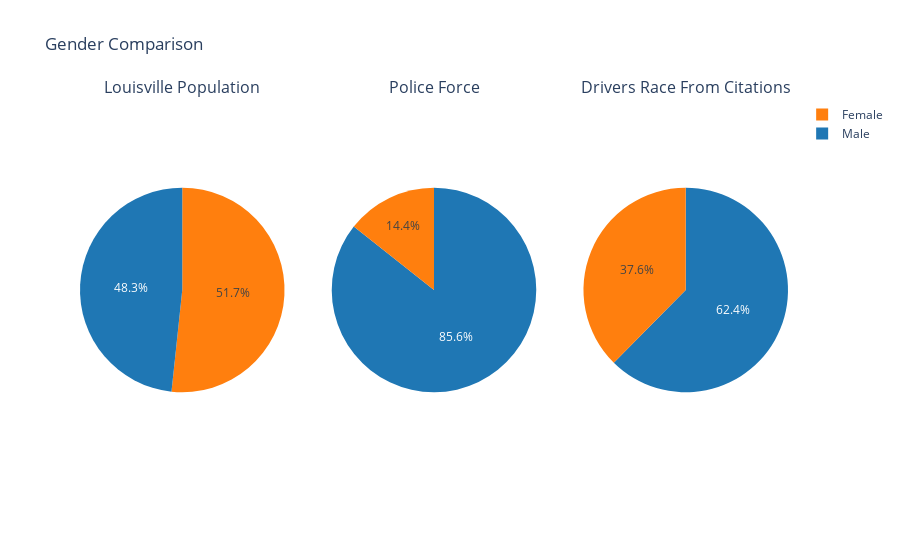

Notebook code for this chart:
### Code cell
# Sample DataFrames (replace these with your actual DataFrames)
male_percentage = louisville_census['Total_male_population (%)'][0]
female_percentage = louisville_census['Total_female_population (%)'][0]

# For employee_df
employee_gender_counts = employee_df['OFFICER_SEX'].value_counts()
employee_male = employee_gender_counts.get('M', 0)
employee_female = employee_gender_counts.get('F', 0)

# For citation_df
citation_gender_counts = citation_df['DRIVER_GENDER'].value_counts()
citation_male = citation_gender_counts.get('M', 0)
citation_female = citation_gender_counts.get('F', 0)

# Prepare the subplot
fig = make_subplots(rows=1, cols=3, 
                    subplot_titles=('Louisville Population', 'Police Force', 'Drivers Race From Citations'),
                    specs=[[{'type':'pie'}, {'type':'pie'}, {'type':'pie'}]])

# Data preparation
datasets = ['Louisville Population', 'Police Force', 'Drivers Race From Citations']
data_values = [
    [male_percentage, female_percentage],
    [employee_male, employee_female],
    [citation_male, citation_female]
]

# Custom colors for male and female
colors = ['#1f77b4', '#ff7f0e']  # Blue for Male, Orange for Female

# Add each pie chart to a subplot using a loop
for i, values in enumerate(data_values):
    fig.add_trace(go.Pie(labels=['Male', 'Female'], values=values, 
                         marker=dict(colors=colors)),  # Set custom colors here
                  row=1, col=i + 1)  # `i + 1` since rows and columns are 1-indexed


# Update layout
fig.update_layout(title_text='Gender Comparison', template='plotly_white')

# Show the figure
fig.show()

### Figure 1 — Plotly figure (JSON) as saved in the notebook; plotly's stock layout.template omitted (floating-point values rounded to 4 significant figures)
{"data": [{"domain": {"x": [0, 0.2889], "y": [0, 1]}, "labels": ["Male", "Female"], "marker": {"colors": ["#1f77b4", "#ff7f0e"]}, "type": "pie", "values": [48.32, 51.68]}, {"domain": {"x": [0.3556, 0.6444], "y": [0, 1]}, "labels": ["Male", "Female"], "marker": {"colors": ["#1f77b4", "#ff7f0e"]}, "type": "pie", "values": [1456, 244]}, {"domain": {"x": [0.7111, 1], "y": [0, 1]}, "labels": ["Male", "Female"], "marker": {"colors": ["#1f77b4", "#ff7f0e"]}, "type": "pie", "values": [22402, 13492]}], "layout": {"annotations": [{"font": {"size": 16}, "showarrow": false, "text": "Louisville Population", "x": 0.1444, "xanchor": "center", "xref": "paper", "y": 1, "yanchor": "bottom", "yref": "paper"}, {"font": {"size": 16}, "showarrow": false, "text": "Police Force", "x": 0.5, "xanchor": "center", "xref": "paper", "y": 1, "yanchor": "bottom", "yref": "paper"}, {"font": {"size": 16}, "showarrow": false, "text": "Drivers Race From Citations", "x": 0.8556, "xanchor": "center", "xref": "paper", "y": 1, "yanchor": "bottom", "yref": "paper"}], "title": {"text": "Gender Comparison"}}}
